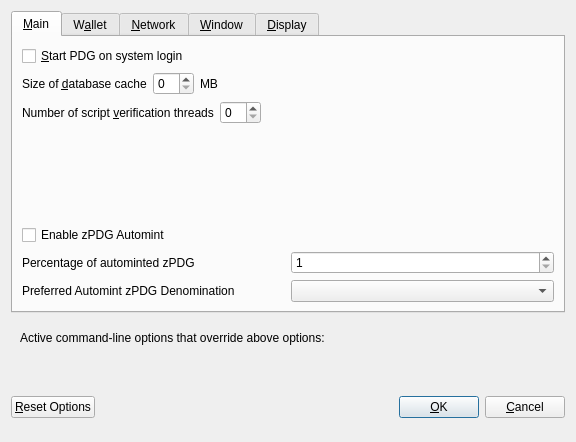
<?xml version="1.0" encoding="UTF-8"?>
<ui version="4.0">
 <class>OptionsDialog</class>
 <widget class="QDialog" name="OptionsDialog">
  <property name="geometry">
   <rect>
    <x>0</x>
    <y>0</y>
    <width>576</width>
    <height>442</height>
   </rect>
  </property>
  <property name="windowTitle">
   <string>Options</string>
  </property>
  <property name="modal">
   <bool>true</bool>
  </property>
  <layout class="QVBoxLayout" name="verticalLayout">
   <item>
    <widget class="QTabWidget" name="tabWidget">
     <property name="currentIndex">
      <number>0</number>
     </property>
     <widget class="QWidget" name="tabMain">
      <attribute name="title">
       <string>&amp;Main</string>
      </attribute>
      <layout class="QVBoxLayout" name="verticalLayout_Main">
       <item>
        <widget class="QCheckBox" name="bitcoinAtStartup">
         <property name="toolTip">
          <string>Automatically start PDG after logging in to the system.</string>
         </property>
         <property name="text">
          <string>&amp;Start PDG on system login</string>
         </property>
        </widget>
       </item>
       <item>
        <layout class="QHBoxLayout" name="horizontalLayout_2_Main">
         <item>
          <widget class="QLabel" name="databaseCacheLabel">
           <property name="text">
            <string>Size of &amp;database cache</string>
           </property>
           <property name="textFormat">
            <enum>Qt::PlainText</enum>
           </property>
           <property name="buddy">
            <cstring>databaseCache</cstring>
           </property>
          </widget>
         </item>
         <item>
          <widget class="QSpinBox" name="databaseCache"/>
         </item>
         <item>
          <widget class="QLabel" name="databaseCacheUnitLabel">
           <property name="text">
            <string>MB</string>
           </property>
           <property name="textFormat">
            <enum>Qt::PlainText</enum>
           </property>
          </widget>
         </item>
         <item>
          <spacer name="horizontalSpacer_2_Main">
           <property name="orientation">
            <enum>Qt::Horizontal</enum>
           </property>
           <property name="sizeHint" stdset="0">
            <size>
             <width>40</width>
             <height>20</height>
            </size>
           </property>
          </spacer>
         </item>
        </layout>
       </item>
       <item>
        <layout class="QHBoxLayout" name="horizontalLayout_3_Main">
         <item>
          <widget class="QLabel" name="threadsScriptVerifLabel">
           <property name="text">
            <string>Number of script &amp;verification threads</string>
           </property>
           <property name="textFormat">
            <enum>Qt::PlainText</enum>
           </property>
           <property name="buddy">
            <cstring>threadsScriptVerif</cstring>
           </property>
          </widget>
         </item>
         <item>
          <widget class="QSpinBox" name="threadsScriptVerif">
           <property name="toolTip">
            <string>(0 = auto, &lt;0 = leave that many cores free)</string>
           </property>
          </widget>
         </item>
         <item>
          <spacer name="horizontalSpacer_3_Main">
           <property name="orientation">
            <enum>Qt::Horizontal</enum>
           </property>
           <property name="sizeHint" stdset="0">
            <size>
             <width>40</width>
             <height>20</height>
            </size>
           </property>
          </spacer>
         </item>
        </layout>
       </item>
       <item>
        <spacer name="verticalSpacer_2">
         <property name="orientation">
          <enum>Qt::Vertical</enum>
         </property>
         <property name="sizeHint" stdset="0">
          <size>
           <width>20</width>
           <height>40</height>
          </size>
         </property>
        </spacer>
       </item>
       <item>
        <widget class="QCheckBox" name="checkBoxZeromintEnable">
         <property name="toolTip">
          <string>Enable automatic minting of PDG units to zPDG</string>
         </property>
         <property name="layoutDirection">
          <enum>Qt::LeftToRight</enum>
         </property>
         <property name="text">
          <string>Enable zPDG Automint</string>
         </property>
        </widget>
       </item>
       <item>
        <layout class="QHBoxLayout" name="horizontalLayout_3">
         <item>
          <widget class="QLabel" name="percentage_label">
           <property name="toolTip">
            <string>Percentage of incoming PDG which get automatically converted to zPDG via Zerocoin Protocol (min: 10%)</string>
           </property>
           <property name="text">
            <string>Percentage of autominted zPDG</string>
           </property>
          </widget>
         </item>
         <item>
          <widget class="QSpinBox" name="zeromintPercentage">
           <property name="minimum">
            <number>1</number>
           </property>
           <property name="maximum">
            <number>100</number>
           </property>
          </widget>
         </item>
        </layout>
       </item>
       <item>
        <layout class="QHBoxLayout" name="horizontalLayout" stretch="0,0">
         <property name="sizeConstraint">
          <enum>QLayout::SetFixedSize</enum>
         </property>
         <item>
          <widget class="QLabel" name="labelPreferredDenom">
           <property name="maximumSize">
            <size>
             <width>16777215</width>
             <height>16777215</height>
            </size>
           </property>
           <property name="toolTip">
            <string>Wait with automatic conversion to Zerocoin until enough PDG for this denomination is available</string>
           </property>
           <property name="text">
            <string>Preferred Automint zPDG Denomination</string>
           </property>
          </widget>
         </item>
         <item>
          <widget class="QComboBox" name="preferredDenom">
           <property name="maximumSize">
            <size>
             <width>16777215</width>
             <height>27</height>
            </size>
           </property>
           <property name="toolTip">
            <string>Wait with automatic conversion to Zerocoin until enough PDG for this denomination is available</string>
           </property>
           <property name="maxVisibleItems">
            <number>9</number>
           </property>
           <property name="maxCount">
            <number>9</number>
           </property>
          </widget>
         </item>
        </layout>
       </item>
      </layout>
     </widget>
     <widget class="QWidget" name="tabWallet">
      <attribute name="title">
       <string>W&amp;allet</string>
      </attribute>
      <layout class="QVBoxLayout" name="verticalLayout_Wallet">
       <item>
        <layout class="QHBoxLayout" name="horizontalLayout_2_Wallet">
         <item>
          <widget class="QLabel" name="labelStakeSplitThresholdText">
           <property name="text">
            <string>Stake split threshold:</string>
           </property>
          </widget>
         </item>
         <item>
          <widget class="QSpinBox" name="spinBoxStakeSplitThreshold">
           <property name="minimum">
            <number>1</number>
           </property>
           <property name="maximum">
            <number>999999</number>
           </property>
          </widget>
         </item>
        </layout>
       </item>
       <item>
        <widget class="QGroupBox" name="groupBox">
         <property name="title">
          <string>Expert</string>
         </property>
         <layout class="QVBoxLayout" name="verticalLayout_2">
          <item>
           <widget class="QCheckBox" name="coinControlFeatures">
            <property name="toolTip">
             <string>Whether to show coin control features or not.</string>
            </property>
            <property name="text">
             <string>Enable coin &amp;control features</string>
            </property>
           </widget>
          </item>
          <item>
           <widget class="QCheckBox" name="showMasternodesTab">
            <property name="toolTip">
             <string>Show additional tab listing all your masternodes in first sub-tab&lt;br/&gt;and all masternodes on the network in second sub-tab.</string>
            </property>
            <property name="text">
             <string>Show Masternodes Tab</string>
            </property>
           </widget>
          </item>
          <item>
           <widget class="QCheckBox" name="spendZeroConfChange">
            <property name="toolTip">
             <string>If you disable the spending of unconfirmed change, the change from a transaction&lt;br/&gt;cannot be used until that transaction has at least one confirmation.&lt;br/&gt;This also affects how your balance is computed.</string>
            </property>
            <property name="text">
             <string>&amp;Spend unconfirmed change</string>
            </property>
           </widget>
          </item>
         </layout>
        </widget>
       </item>
       <item>
        <spacer name="verticalSpacer_Wallet">
         <property name="orientation">
          <enum>Qt::Vertical</enum>
         </property>
         <property name="sizeHint" stdset="0">
          <size>
           <width>20</width>
           <height>40</height>
          </size>
         </property>
        </spacer>
       </item>
      </layout>
     </widget>
     <widget class="QWidget" name="tabNetwork">
      <attribute name="title">
       <string>&amp;Network</string>
      </attribute>
      <layout class="QVBoxLayout" name="verticalLayout_Network">
       <item>
        <widget class="QCheckBox" name="mapPortUpnp">
         <property name="toolTip">
          <string>Automatically open the PDG client port on the router. This only works when your router supports UPnP and it is enabled.</string>
         </property>
         <property name="text">
          <string>Map port using &amp;UPnP</string>
         </property>
        </widget>
       </item>
       <item>
        <widget class="QCheckBox" name="allowIncoming">
         <property name="toolTip">
          <string>Accept connections from outside</string>
         </property>
         <property name="text">
          <string>Allow incoming connections</string>
         </property>
        </widget>
       </item>
       <item>
        <widget class="QCheckBox" name="connectSocks">
         <property name="toolTip">
          <string>Connect to the PDG network through a SOCKS5 proxy.</string>
         </property>
         <property name="text">
          <string>&amp;Connect through SOCKS5 proxy (default proxy):</string>
         </property>
        </widget>
       </item>
       <item>
        <layout class="QHBoxLayout" name="horizontalLayout_1_Network">
         <item>
          <widget class="QLabel" name="proxyIpLabel">
           <property name="text">
            <string>Proxy &amp;IP:</string>
           </property>
           <property name="textFormat">
            <enum>Qt::PlainText</enum>
           </property>
           <property name="buddy">
            <cstring>proxyIp</cstring>
           </property>
          </widget>
         </item>
         <item>
          <widget class="QValidatedLineEdit" name="proxyIp">
           <property name="minimumSize">
            <size>
             <width>140</width>
             <height>0</height>
            </size>
           </property>
           <property name="maximumSize">
            <size>
             <width>140</width>
             <height>16777215</height>
            </size>
           </property>
           <property name="toolTip">
            <string>IP address of the proxy (e.g. IPv4: 127.0.0.1 / IPv6: ::1)</string>
           </property>
          </widget>
         </item>
         <item>
          <widget class="QLabel" name="proxyPortLabel">
           <property name="text">
            <string>&amp;Port:</string>
           </property>
           <property name="textFormat">
            <enum>Qt::PlainText</enum>
           </property>
           <property name="buddy">
            <cstring>proxyPort</cstring>
           </property>
          </widget>
         </item>
         <item>
          <widget class="QLineEdit" name="proxyPort">
           <property name="minimumSize">
            <size>
             <width>55</width>
             <height>0</height>
            </size>
           </property>
           <property name="maximumSize">
            <size>
             <width>55</width>
             <height>16777215</height>
            </size>
           </property>
           <property name="toolTip">
            <string>Port of the proxy (e.g. 9050)</string>
           </property>
          </widget>
         </item>
         <item>
          <spacer name="horizontalSpacer_1_Network">
           <property name="orientation">
            <enum>Qt::Horizontal</enum>
           </property>
           <property name="sizeHint" stdset="0">
            <size>
             <width>40</width>
             <height>20</height>
            </size>
           </property>
          </spacer>
         </item>
        </layout>
       </item>
       <item>
        <spacer name="verticalSpacer_Network">
         <property name="orientation">
          <enum>Qt::Vertical</enum>
         </property>
         <property name="sizeHint" stdset="0">
          <size>
           <width>20</width>
           <height>40</height>
          </size>
         </property>
        </spacer>
       </item>
      </layout>
     </widget>
     <widget class="QWidget" name="tabWindow">
      <attribute name="title">
       <string>&amp;Window</string>
      </attribute>
      <layout class="QVBoxLayout" name="verticalLayout_Window">
       <item>
        <widget class="QCheckBox" name="minimizeToTray">
         <property name="toolTip">
          <string>Show only a tray icon after minimizing the window.</string>
         </property>
         <property name="text">
          <string>&amp;Minimize to the tray instead of the taskbar</string>
         </property>
        </widget>
       </item>
       <item>
        <widget class="QCheckBox" name="minimizeOnClose">
         <property name="toolTip">
          <string>Minimize instead of exit the application when the window is closed. When this option is enabled, the application will be closed only after selecting Quit in the menu.</string>
         </property>
         <property name="text">
          <string>M&amp;inimize on close</string>
         </property>
        </widget>
       </item>
       <item>
        <spacer name="verticalSpacer_Window">
         <property name="orientation">
          <enum>Qt::Vertical</enum>
         </property>
         <property name="sizeHint" stdset="0">
          <size>
           <width>20</width>
           <height>40</height>
          </size>
         </property>
        </spacer>
       </item>
      </layout>
     </widget>
     <widget class="QWidget" name="tabDisplay">
      <attribute name="title">
       <string>&amp;Display</string>
      </attribute>
      <layout class="QVBoxLayout" name="verticalLayout_Display">
       <item>
        <layout class="QHBoxLayout" name="horizontalLayout_1_Display">
         <item>
          <widget class="QLabel" name="langLabel">
           <property name="text">
            <string>User Interface &amp;language:</string>
           </property>
           <property name="textFormat">
            <enum>Qt::PlainText</enum>
           </property>
           <property name="buddy">
            <cstring>lang</cstring>
           </property>
          </widget>
         </item>
         <item>
          <widget class="QValueComboBox" name="lang">
           <property name="toolTip">
            <string>The user interface language can be set here. This setting will take effect after restarting PDG.</string>
           </property>
          </widget>
         </item>
        </layout>
       </item>
       <item>
        <widget class="QLabel" name="label_3">
         <property name="toolTip">
          <string notr="true"/>
         </property>
         <property name="statusTip">
          <string notr="true"/>
         </property>
         <property name="whatsThis">
          <string notr="true"/>
         </property>
         <property name="accessibleName">
          <string notr="true"/>
         </property>
         <property name="text">
          <string>Language missing or translation incomplete? Help contributing translations here:
https://www.transifex.com/pdg-project/pdg-project-translations</string>
         </property>
         <property name="wordWrap">
          <bool>true</bool>
         </property>
         <property name="openExternalLinks">
          <bool>true</bool>
         </property>
         <property name="textInteractionFlags">
          <set>Qt::TextBrowserInteraction</set>
         </property>
        </widget>
       </item>
       <item>
        <layout class="QHBoxLayout" name="horizontalLayout_4_Display" stretch="0,0">
         <item>
          <widget class="QLabel" name="themeLabel">
           <property name="text">
            <string>User Interface Theme:</string>
           </property>
          </widget>
         </item>
         <item>
          <widget class="QValueComboBox" name="theme"/>
         </item>
        </layout>
       </item>
       <item>
        <widget class="Line" name="line">
         <property name="orientation">
          <enum>Qt::Horizontal</enum>
         </property>
        </widget>
       </item>
       <item>
        <layout class="QHBoxLayout" name="horizontalLayout_2_Display">
         <item>
          <widget class="QLabel" name="unitLabel">
           <property name="text">
            <string>&amp;Unit to show amounts in:</string>
           </property>
           <property name="textFormat">
            <enum>Qt::PlainText</enum>
           </property>
           <property name="buddy">
            <cstring>unit</cstring>
           </property>
          </widget>
         </item>
         <item>
          <widget class="QValueComboBox" name="unit">
           <property name="toolTip">
            <string>Choose the default subdivision unit to show in the interface and when sending coins.</string>
           </property>
          </widget>
         </item>
        </layout>
       </item>
       <item>
        <layout class="QHBoxLayout" name="horizontalLayout_5_Display">
         <item>
          <widget class="QLabel" name="digitsLabel">
           <property name="text">
            <string>Decimal digits</string>
           </property>
          </widget>
         </item>
         <item>
          <widget class="QValueComboBox" name="digits"/>
         </item>
        </layout>
       </item>
       <item>
        <widget class="QCheckBox" name="checkBoxHideZeroBalances">
         <property name="toolTip">
          <string>Hide empty balances</string>
         </property>
         <property name="layoutDirection">
          <enum>Qt::LeftToRight</enum>
         </property>
         <property name="text">
          <string>Hide empty balances</string>
         </property>
        </widget>
       </item>
       <item>
        <layout class="QHBoxLayout" name="horizontalLayout_3_Display">
         <item>
          <widget class="QLabel" name="thirdPartyTxUrlsLabel">
           <property name="toolTip">
            <string>Third party URLs (e.g. a block explorer) that appear in the transactions tab as context menu items. %s in the URL is replaced by transaction hash. Multiple URLs are separated by vertical bar |.</string>
           </property>
           <property name="text">
            <string>Third party transaction URLs</string>
           </property>
           <property name="buddy">
            <cstring>thirdPartyTxUrls</cstring>
           </property>
          </widget>
         </item>
         <item>
          <widget class="QLineEdit" name="thirdPartyTxUrls">
           <property name="toolTip">
            <string>Third party URLs (e.g. a block explorer) that appear in the transactions tab as context menu items. %s in the URL is replaced by transaction hash. Multiple URLs are separated by vertical bar |.</string>
           </property>
          </widget>
         </item>
        </layout>
       </item>
       <item>
        <spacer name="verticalSpacer">
         <property name="orientation">
          <enum>Qt::Vertical</enum>
         </property>
         <property name="sizeHint" stdset="0">
          <size>
           <width>20</width>
           <height>40</height>
          </size>
         </property>
        </spacer>
       </item>
      </layout>
     </widget>
    </widget>
   </item>
   <item>
    <widget class="QFrame" name="frame">
     <layout class="QVBoxLayout" name="verticalLayout_Bottom">
      <item>
       <layout class="QHBoxLayout" name="horizontalLayout_Bottom">
        <item>
         <widget class="QLabel" name="overriddenByCommandLineInfoLabel">
          <property name="text">
           <string>Active command-line options that override above options:</string>
          </property>
          <property name="textFormat">
           <enum>Qt::PlainText</enum>
          </property>
         </widget>
        </item>
        <item>
         <spacer name="horizontalSpacer_Bottom">
          <property name="orientation">
           <enum>Qt::Horizontal</enum>
          </property>
          <property name="sizeHint" stdset="0">
           <size>
            <width>40</width>
            <height>20</height>
           </size>
          </property>
         </spacer>
        </item>
       </layout>
      </item>
      <item>
       <widget class="QLabel" name="overriddenByCommandLineLabel">
        <property name="text">
         <string/>
        </property>
        <property name="textFormat">
         <enum>Qt::PlainText</enum>
        </property>
        <property name="wordWrap">
         <bool>true</bool>
        </property>
       </widget>
      </item>
     </layout>
    </widget>
   </item>
   <item>
    <layout class="QHBoxLayout" name="horizontalLayout_Buttons">
     <item>
      <widget class="QPushButton" name="resetButton">
       <property name="toolTip">
        <string>Reset all client options to default.</string>
       </property>
       <property name="text">
        <string>&amp;Reset Options</string>
       </property>
       <property name="autoDefault">
        <bool>false</bool>
       </property>
      </widget>
     </item>
     <item>
      <spacer name="horizontalSpacer_1">
       <property name="orientation">
        <enum>Qt::Horizontal</enum>
       </property>
       <property name="sizeHint" stdset="0">
        <size>
         <width>40</width>
         <height>48</height>
        </size>
       </property>
      </spacer>
     </item>
     <item>
      <widget class="QLabel" name="statusLabel">
       <property name="minimumSize">
        <size>
         <width>200</width>
         <height>0</height>
        </size>
       </property>
       <property name="font">
        <font>
         <weight>75</weight>
         <bold>true</bold>
        </font>
       </property>
       <property name="text">
        <string/>
       </property>
       <property name="textFormat">
        <enum>Qt::PlainText</enum>
       </property>
       <property name="wordWrap">
        <bool>true</bool>
       </property>
      </widget>
     </item>
     <item>
      <spacer name="horizontalSpacer_2">
       <property name="orientation">
        <enum>Qt::Horizontal</enum>
       </property>
       <property name="sizeHint" stdset="0">
        <size>
         <width>40</width>
         <height>48</height>
        </size>
       </property>
      </spacer>
     </item>
     <item>
      <widget class="QPushButton" name="okButton">
       <property name="text">
        <string>&amp;OK</string>
       </property>
       <property name="autoDefault">
        <bool>false</bool>
       </property>
       <property name="default">
        <bool>true</bool>
       </property>
      </widget>
     </item>
     <item>
      <widget class="QPushButton" name="cancelButton">
       <property name="text">
        <string>&amp;Cancel</string>
       </property>
       <property name="autoDefault">
        <bool>false</bool>
       </property>
      </widget>
     </item>
    </layout>
   </item>
  </layout>
 </widget>
 <customwidgets>
  <customwidget>
   <class>QValidatedLineEdit</class>
   <extends>QLineEdit</extends>
   <header>qvalidatedlineedit.h</header>
  </customwidget>
  <customwidget>
   <class>QValueComboBox</class>
   <extends>QComboBox</extends>
   <header>qvaluecombobox.h</header>
  </customwidget>
 </customwidgets>
 <resources/>
 <connections/>
</ui>
